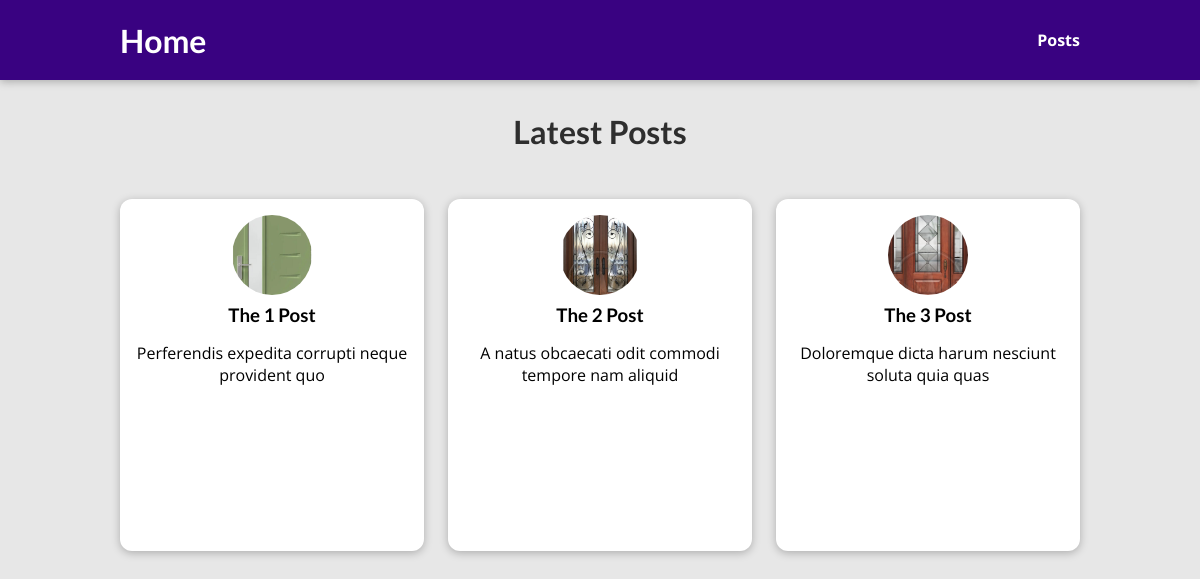
Page /blog/posts/ on the committed database.
### blog/models.py (models this page shows)
class Post(models.Model):
    title = models.CharField(max_length=150)
    excerpt = models.CharField(max_length=50)
    image = models.ImageField(upload_to="posts", null=True)
    slug = models.SlugField(unique=True, db_index=True)
    date = models.DateField(auto_now=True)
    content = models.TextField(validators=[MinLengthValidator(10)])
    author = models.ForeignKey(
        Author, null=True, on_delete=models.SET_NULL, related_name="posts")
    tags = models.ManyToManyField(Tag)

### blog/views.py (the view)
# urls.py: path('posts/', views.posts, name='all_posts'),
def posts(request):
    allposts = Post.objects.all().order_by("-date")
    return render(request, 'blog/all-posts.html', {
        "allposts": allposts
    })

### blog/templates/blog/all-posts.html
{% extends 'layout.html' %} {% load static %} {% block content %}
{% block css_files %}
<link rel="stylesheet" href="{% static "blog/all-posts.css" %}">
<link rel="stylesheet" href="{% static "blog/post.css" %}">
{% endblock %}
<section id="all-posts">
  <h2>Latest Posts</h2>
  <ul>
    {% for post in allposts %}
  {% include "blog/includes/post.html" %}
  {% endfor %}
  </ul>
</section>
{% endblock %}

### blog/templates/blog/includes/post.html
<li>
  <article class="post">
    <a href="{% url "one_post" post.slug %}">
        <img src="{{ post.image.url }}" />
      <div class="post__content">
        <h3>{{ post.title }}</h3>
        <p>{{ post.excerpt }}</p>
      </div>
    </a>
  </article>
</li>

### dj_blog/static/app.css (style rules this page uses)
* { box-sizing: border-box; }
html { font-family: "Open Sans", "Lato", sans-serif; }
body { margin: 0; }
h1, h2, h3 { font-family: "Lato", sans-serif; font-weight: bold; }

### blog/static/blog/all-posts.css (style rules this page uses)
body { background-color: #e7e7e7; }
#all-posts { margin: 7rem auto; width: 90%; max-width: 60rem; }
#all-posts h2 { text-align: center; font-size: 2rem; color: #2e2e2e; margin: 3rem 0; }
ul { list-style: none; margin: 0; padding: 0; display: grid; grid-template-columns: repeat(auto-fill, minmax(17rem, 1fr)); gap: 1.5rem; }
.post img { width: 7rem; height: 7rem; }
.post a { height: 22rem; transform-origin: center; box-shadow: 0 2px 8px rgba(0, 0, 0, 0.25); border-radius: 12px; background-color: white; }

### blog/static/blog/post.css (style rules this page uses)
.post { display: flex; flex-direction: column; align-items: center; text-align: center; }
.post a { text-decoration: none; color: black; transition: all 0.2s ease; padding: 1rem; }
.post img { width: 5rem; height: 5rem; object-fit: cover; border-radius: 50%; }
.post h3 { margin: 0.25rem 0; }

### rows in the picture
Post: image (picture), title "The 1 Post", excerpt "Perferendis expedita corrupti neque provident quo"
Post: image (picture), title "The 2 Post", excerpt "A natus obcaecati odit commodi tempore nam aliquid"
Post: image (picture), title "The 3 Post", excerpt "Doloremque dicta harum nesciunt soluta quia quas"
